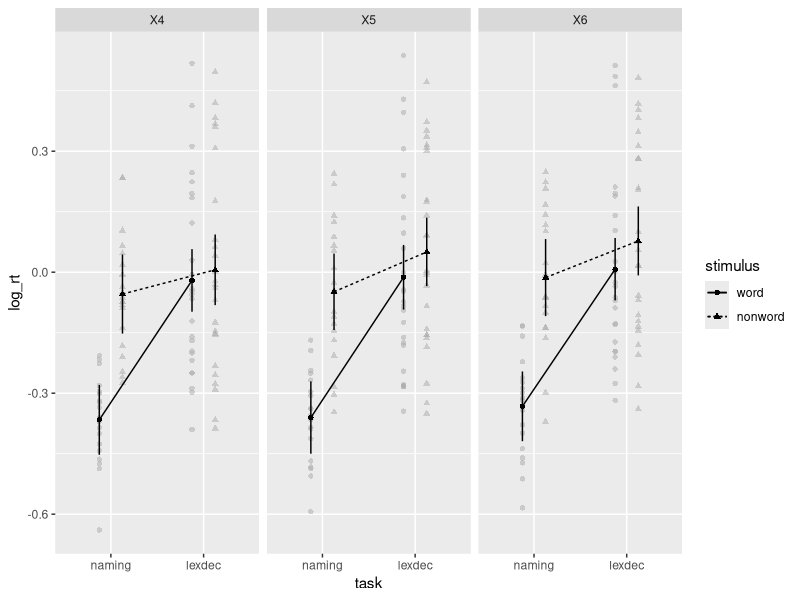
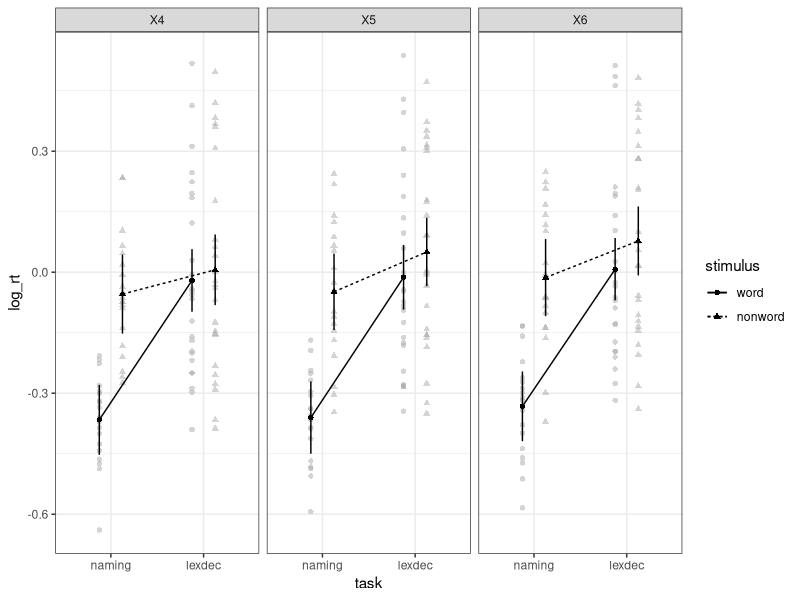
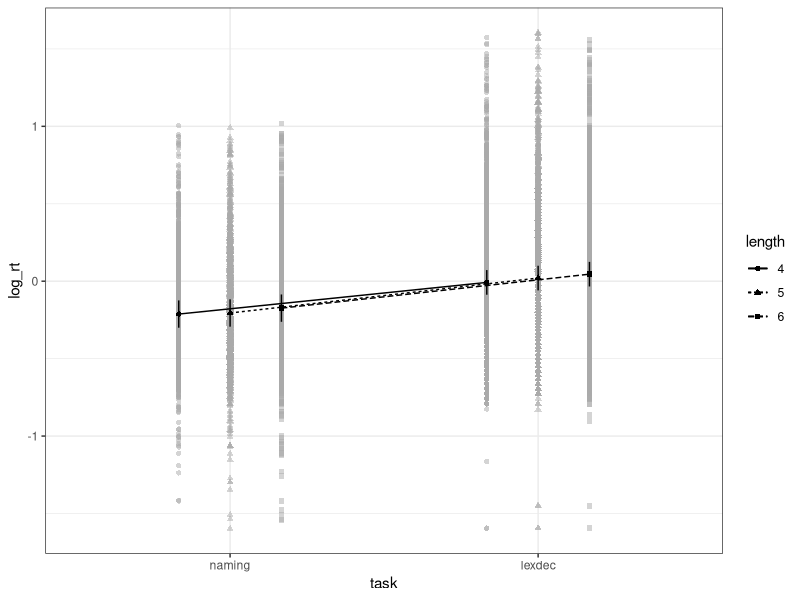
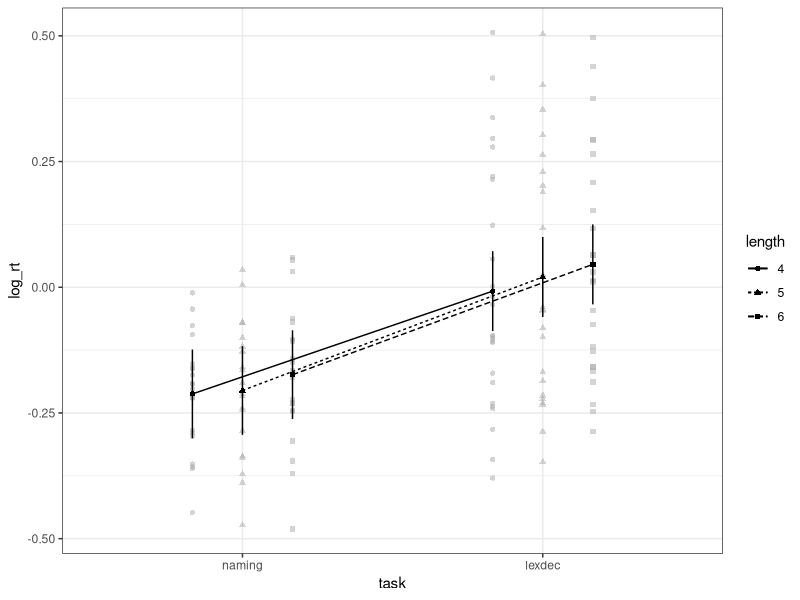
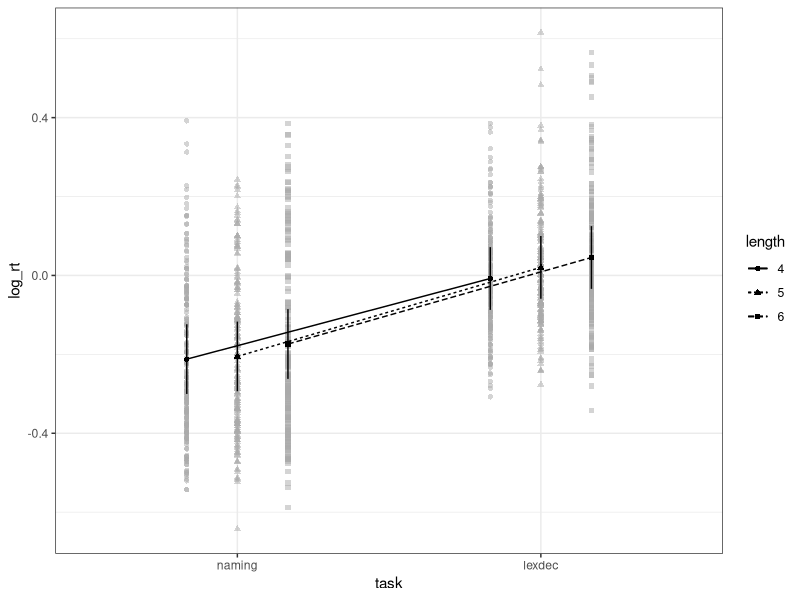

Write the R code that produced these figures, in order.
## ---- chunk 1
knitr::opts_chunk$set(
  collapse = TRUE,
  comment = "#>",
  fig.path = "man/figures/README-"
)
## ---- chunk 2
library("afex")
# examples data set with both within- and between-subjects factors (see ?fhch2010)
data("fhch2010", package = "afex")
fhch <- fhch2010[ fhch2010$correct,] # remove errors
str(fhch2010) # structure of the data
## ---- chunk 3
aov_ez("id", "log_rt", fhch, between = "task", within = c("stimulus", "length"))
## ---- chunk 4
a <- aov_ez("id", "log_rt", fhch, between = "task", within = c("stimulus", "length"))
## ---- chunk 5
afex_plot(a, "task", "stimulus", "length")
## ---- chunk 6
library("ggplot2")
afex_plot(a, "task", "stimulus", "length") + 
  theme_bw()
## ---- chunk 7
library("emmeans")
## set up reference grid using only length
em1 <- emmeans(a, "length")
em1

## test all pairwise comparisons on reference grid:
pairs(em1)

## only test specified tests
con <- list(
  "4vs5" = c(-1, 1, 0),
  "5vs6" = c(0, -1, 1)
)
contrast(em1, con, adjust = "holm")
## ---- chunk 8
library("afex")
# examples data set with both within- and between-subjects factors (see ?fhch2010)
data("fhch2010", package = "afex")
fhch <- fhch2010[ fhch2010$correct,] # remove errors
str(fhch2010) # structure of the data
## ---- chunk 9
m1 <- mixed(log_rt ~ task * length + 
              (length | id) + (task | item), 
            fhch, method = "S")
## ---- chunk 10
m1
nice(m1)

## ---- chunk 11
anova(m1)
## ---- chunk 12
summary(m1)
## ---- chunk 13
m2 <- mixed(log_rt ~ task * length + 
              (length || id) + (task || item), 
            fhch, method = "S", expand_re = TRUE)
## ---- chunk 14
summary(m2)$varcor
## ---- chunk 15
m3 <- mixed(log_rt ~ task * length + 
              (1 | id) + (task || item), 
            fhch, method = "S", expand_re = TRUE)
m3
## ---- chunk 16
library("ggplot2")
## all data points shown
afex_plot(m3, "task", "length") + 
  theme_bw()
## ---- chunk 17
## data points show IDs
afex_plot(m3, "task", "length", id = "id") + 
  theme_bw()
## ---- chunk 18
## data points show items
afex_plot(m3, "task", "length", id = "item") + 
  theme_bw()
## ---- chunk 19
library("emmeans")
emm_options(lmer.df = "asymptotic")
## set up reference grid using only length
em2 <- emmeans(m3, "length")
em2

## test all pairwise comparisons on reference grid:
pairs(em2)

## only test specified tests
con <- list(
  "4vs5" = c(-1, 1, 0),
  "5vs6" = c(0, -1, 1)
)
contrast(em2, con, adjust = "holm")
